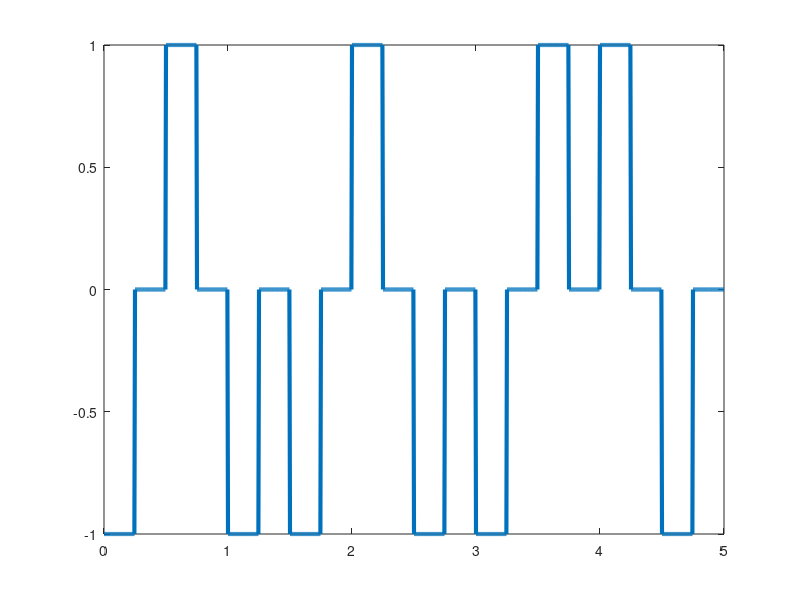

Write MATLAB code to recreate this figure.
bits=[1 0 1 1 0 1 1 0 0 1];

bitrate=2;
T=length(bits)/bitrate;
n=100;
N=n*length(bits);
dt=T/N;
t=0:dt:T;
y=zeros(1,length(t));

for i=0:length(bits)-1
  if(bits(i+1)==1)
    y(i*n+1:(i+1/2)*n)=-1;
    y((i+1/2)*n+1:(i+1)*n)=0;
  else
    y(i*n+1:(i+1/2)*n)=1;
    y((i+1/2)*n+1:(i+1)*n)=0;
  end
end

plot(t,y,'Linewidth',3);

counter=0;
x=1;
for i=1:length(t)
  if(t(i)>counter)
    counter=counter+(1/bitrate);
    if(y(i)==1)
      result(x)=0;
      x=x+1;
    else 
      result(x)=1; 
      x=x+1;
    end
  end
end


disp(result);